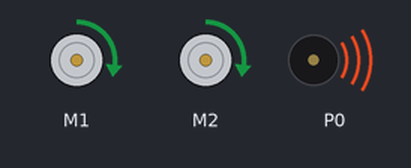
Bench run of a program on a simulated BBC micro:bit (MakeCode). On the bench: 2 × DC motor (green arrow = forward, orange = backward, longer = faster), buzzer (waves = sounding).

Above: at 0.1 s.
At 2.5 s:
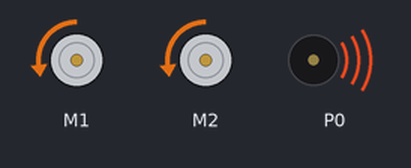
At 4.9 s:
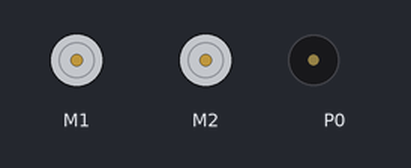
Timing chart, 0 to 6.4 s (numbered marks = the images above):
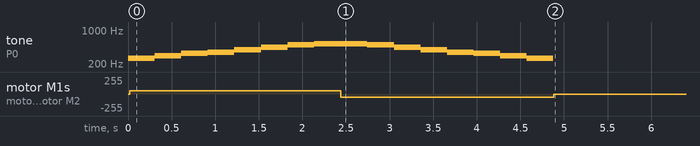

The program:

main.ts
```typescript
maqueen.motorRun(maqueen.Motors.All, maqueen.Dir.CW, 50)
music.playMelody("C D E F G A B C5 ", 200)
maqueen.motorRun(maqueen.Motors.All, maqueen.Dir.CCW, 50)
music.playMelody("C5 B A G F E D C ", 200)
maqueen.motorStop(maqueen.Motors.All)
basic.forever(function () {

})
```

test.ts
```typescript
// aquí va el archivo "tests"; esto no se compilará cuando este paquete se utilice como una extensión.
```
